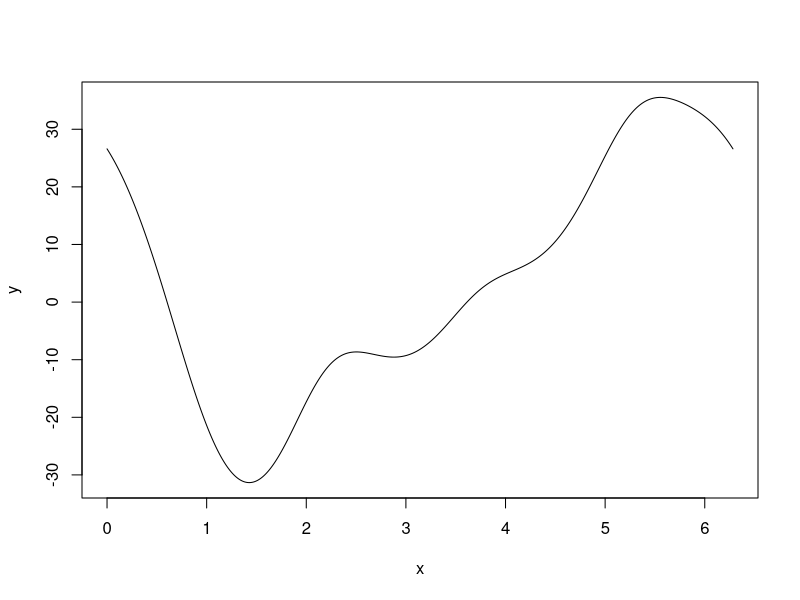
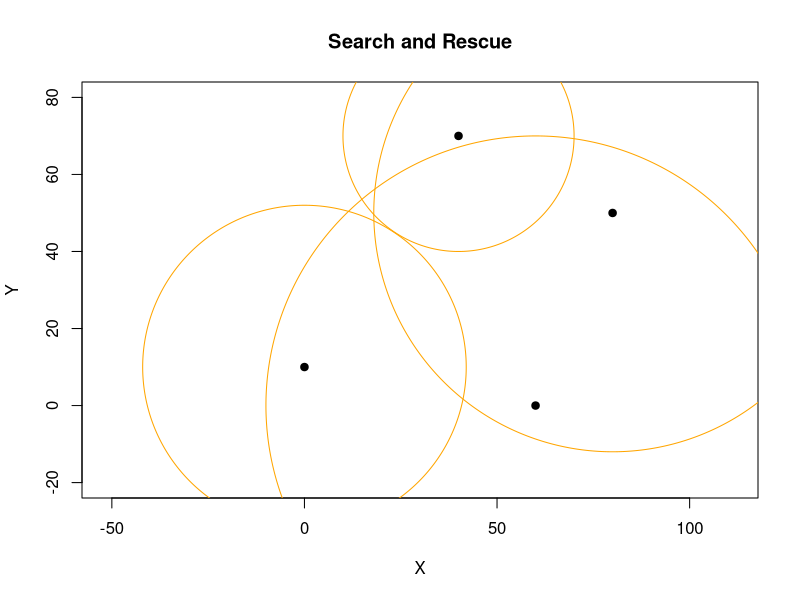
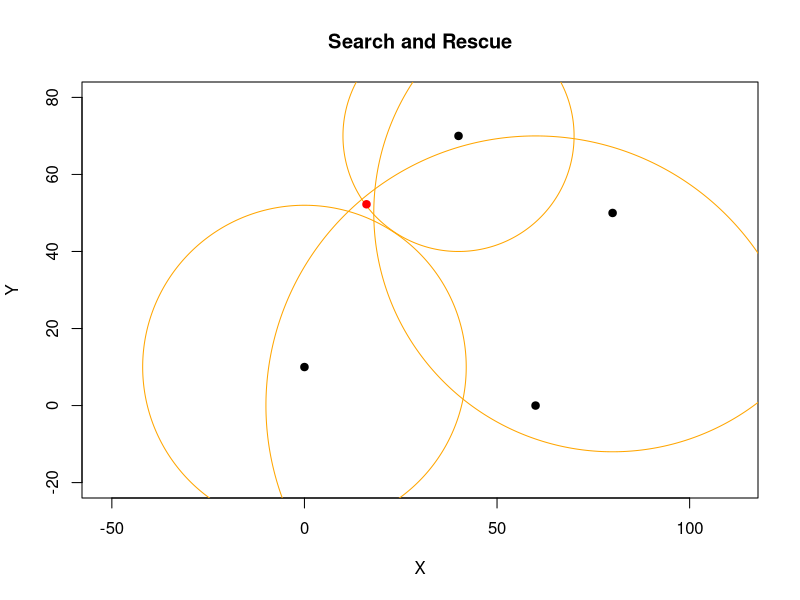

Generate these figures, in order, with R:
## ---- chunk 1
knitr::opts_chunk$set(echo = TRUE)
## ---- chunk 2
# generate random matrix A with 60 rows and 15 columns
A <- matrix(runif(60*15), 60, 15)

# initialize Q and R
n <- nrow(A)
m <- ncol(A)
Q <- diag(n)
R <- A

# apply given rotations
for (j in 1:m) {
  for (i in n:(j+1)) {
    # apply given rotation to zero out R[i,j]
    x <- R[(i-1),j]
    y <- R[i,j]
    r <- sqrt(x^2 + y^2)
    c <- x/r
    s <- -y/r
    G <- diag(n)
    # Here instead of change (i, j), (i, j-1), (i-1, j), and (i-1, j-1), we make change on (i, i), (i-1, i), (i, i-1), (i-1, i-1)
    G[(i-1),(i-1)] <- c
    G[i,i] <- c
    G[i,(i-1)] <- s
    G[(i-1),i] <- -s
    R <- G %*% R
    Q <- Q %*% t(G)
  }
}

# check max error |A-QR|
print(max(abs(A - Q %*% R)))

## ---- chunk 3
x <- (0:8) * 2*pi / 9 # evenly spaced points
y <- 12 * cos(0*x) + 16*sin(x) + 28*cos(x) + 2*cos(2*x) + 18*sin(3*x) 
y
## ---- chunk 4
co <- fft(y)
co <- co / length(co) * 2
co[1] <- co[1]/2
co
## ---- chunk 5
co <- c(3,14+22i,8+8i,3-1i,-2-2i,0.4,0.2-0.1i,0,0.1i,-0.1i,0,0.2+0.1i,0.4,-2+2i,3+1i,8-8i,14-22i)
co
## ---- chunk 6
x <- seq(0,2*pi,length=800)
y <- 3*cos(0*x)-22*sin(x) + 14*cos(x)-8*sin(2*x)+8*cos(2*x)+sin(3*x)+3*cos(3*x)+2*sin(4*x)-2*cos(4*x)+0.4*cos(5*x)+0.1*sin(6*x)+0.2*cos(6*x) -0.1*sin(8*x)
plot(x, y, 'l')
## ---- chunk 7
tx <- c(0,60,80,40)
ty <- c(10,0,50,70)
d <- c(42,70,62,30)
tt <- seq(0,2*pi,length=800)
plot(tx,ty,'p',pch=19,asp=1,
     xlim=c(-20,80),ylim=c(-20,80),
     main="Search and Rescue",
     xlab="X",ylab="Y")
for (j in 1:4){
  lines(tx[j]+cos(tt)*d[j],ty[j]+sin(tt)*d[j],col="orange")
}
## ---- chunk 8
f <- function(x,y){
  return((x^2 + (y-10)^2 -42^2)^2+((x-60)^2 + (y-0)^2 -70^2)^2+((x-80)^2 + (y-50)^2 -62^2)^2+((x-40)^2 + (y-70)^2 -30^2)^2)
} # this isn't actually needed!

Hf <- function(x,y){ # Hessian matrix of second derivatives
  fxx <- 16*(3*x^2-270*x+y^2-65*y+7723)
  fxy <- 16*(x*(2*y-65)-90*y+3400)
  fyy <- 16*(x^2-90*x+3*(y^2-65*y+1891))
  H <- cbind(c(fxx,fxy),c(fxy,fyy))
  return(H)
}

gradf <- function(x,y){ # gradient (vector of first derivatives)
  fx <- 16*(x^3-135*x^2+x*(y^2-65*y+7723)-5*(9*y^2-680*y+27524))
  fy <- 8*(x^2*(2*y-65)-20*x*(9*y-340)+2*y^3-195*y^2+11346*y-314080)
  return(c(fx,fy))
}

v <- c(0.0,0.0)

for (j in 1:10){
  print(v)
  x <- v[1]
  y <- v[2]
  dv <- qr.solve(Hf(x,y), -gradf(x,y)) # linear solve
  v <- v + dv # update
}
## ---- chunk 9
tx <- c(0,60,80,40)
ty <- c(10,0,50,70)
d <- c(42,70,62,30)
tt <- seq(0,2*pi,length=800)
plot(tx,ty,'p',pch=19,asp=1,
     xlim=c(-20,80),ylim=c(-20,80),
     main="Search and Rescue",
     xlab="X",ylab="Y")
for (j in 1:4){
  lines(tx[j]+cos(tt)*d[j],ty[j]+sin(tt)*d[j],col="orange")
}
points(v[1], v[2], 'p', pch=19, col='red')
